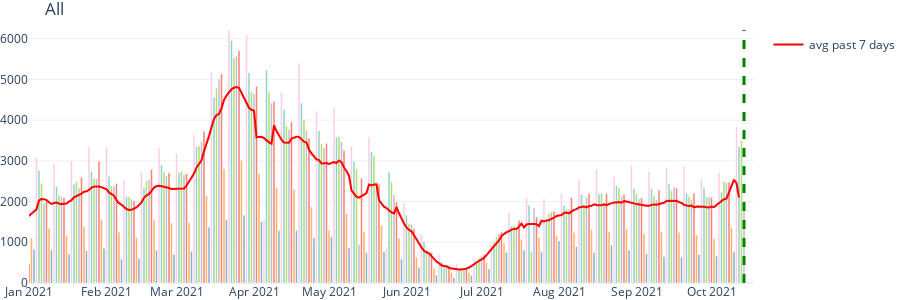
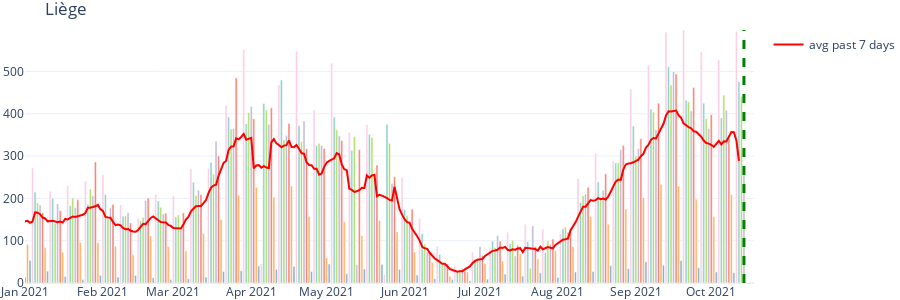
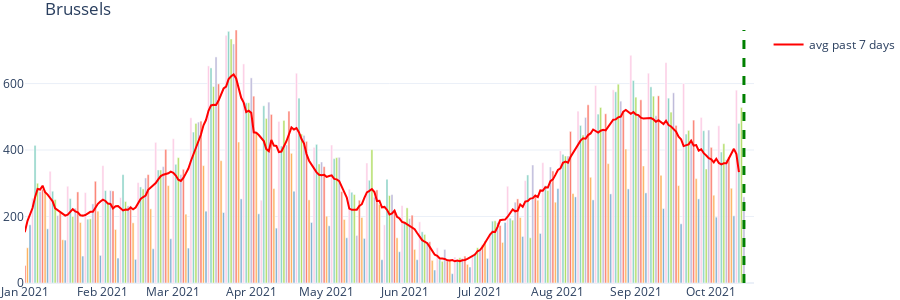
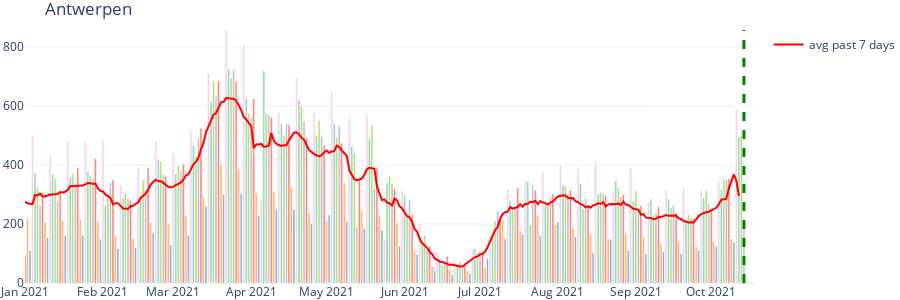

Notebook code for these charts, in order:
### Markdown cell above
# Cases in each province

### Code cell
def cases_prov(prov=None):
    df_cases = df_prov_tot

    if prov is not 'All':
        df_cases = df_cases[df_cases['PROVINCE'] == prov]

    df = df_cases.groupby(['DATE']).agg({'CASES':'sum','TESTS_ALL':'sum','TOTAL_IN': 'sum', 'NEW_OUT': 'sum', 'NEW_IN': 'sum', 'TOTAL_IN_ICU': 'sum'})

    x2 = df.index
    y2 = df.CASES

    df.index = pd.to_datetime(df.index)
    dw = df.index.dayofweek
    colors_map = {0: '#fccde5', 1: '#8dd3c7', 2: '#b3de69', 3: '#bebada', 4: '#fb8072', 5: '#fdb462', 6: '#80b1d3',
                  7: 'lightgrey'}
    colors = [colors_map[i] for i in dw]

    
    fig = go.Figure(data=[
        go.Bar(x=x2, y=y2, name='CASES', legendgroup='group2', showlegend=False, marker_color=colors),
        go.Scatter(x=x2, y=y2.rolling(7,center=True).mean(), showlegend=True, name=gettext('avg past 7 days'),legendgroup='avg 7 days', marker_color="red")
    ])
    
    fig.add_vline(x=(datetime.today()-timedelta(days=4)).strftime('%Y-%m-%d'), line_width=3, line_dash="dash", line_color="green")

    
    
    start = '2021-01-01' 
    fig.update_layout(yaxis_range=[0,max(y2[x2 >=start])])
    fig.update_layout(xaxis_range=[start, (datetime.today()).strftime('%Y-%m-%d')])
    fig.update_layout(template="plotly_white", height=300, margin=dict(l=0, r=0, t=30, b=0),title=prov)

    return fig


def cases_per_provinces():
    prov = ['All','Liège', 'Brussels','Antwerpen','Namur', 'Luxembourg', 'Hainaut' , 'BrabantWallon', 'VlaamsBrabant', 'OostVlaanderen',
        'WestVlaanderen', 'Limburg',]
    n_cols = 2
    n_rows = math.ceil(1.0 * len(prov)/ n_cols)

    idx = 0
    for prov_name in prov:
            fig = cases_prov(prov=prov_name)
            
            fig.show()



cases_per_provinces()

### Figure 1 — Plotly figure (JSON) as saved in the notebook; plotly's stock layout.template omitted (floating-point values rounded to 4 significant figures; data arrays with more than 128 entries replaced by an {"elided": "..."} marker saying what was removed)
{"data": [{"legendgroup": "group2", "marker": {"color": {"elided": "580 str values"}}, "name": "CASES", "showlegend": false, "type": "bar", "x": {"elided": "580 str values"}, "y": {"elided": "580 int values"}}, {"legendgroup": "avg 7 days", "marker": {"color": "red"}, "name": "avg past 7 days", "showlegend": true, "type": "scatter", "x": {"elided": "580 str values"}, "y": {"elided": "580 float values"}}], "layout": {"height": 300, "margin": {"b": 0, "l": 0, "r": 0, "t": 30}, "shapes": [{"line": {"color": "green", "dash": "dash", "width": 3}, "type": "line", "x0": "2021-10-14", "x1": "2021-10-14", "xref": "x", "y0": 0, "y1": 1, "yref": "y domain"}], "title": {"text": "All"}, "xaxis": {"range": ["2021-01-01", "2021-10-18"]}, "yaxis": {"range": [0, 6213]}}}

### Figure 2 — Plotly figure (JSON) as saved in the notebook; plotly's stock layout.template omitted (floating-point values rounded to 4 significant figures; data arrays with more than 128 entries replaced by an {"elided": "..."} marker saying what was removed)
{"data": [{"legendgroup": "group2", "marker": {"color": {"elided": "580 str values"}}, "name": "CASES", "showlegend": false, "type": "bar", "x": {"elided": "580 str values"}, "y": {"elided": "580 int values"}}, {"legendgroup": "avg 7 days", "marker": {"color": "red"}, "name": "avg past 7 days", "showlegend": true, "type": "scatter", "x": {"elided": "580 str values"}, "y": {"elided": "580 float values"}}], "layout": {"height": 300, "margin": {"b": 0, "l": 0, "r": 0, "t": 30}, "shapes": [{"line": {"color": "green", "dash": "dash", "width": 3}, "type": "line", "x0": "2021-10-14", "x1": "2021-10-14", "xref": "x", "y0": 0, "y1": 1, "yref": "y domain"}], "title": {"text": "Liège"}, "xaxis": {"range": ["2021-01-01", "2021-10-18"]}, "yaxis": {"range": [0, 598]}}}

### Figure 3 — Plotly figure (JSON) as saved in the notebook; plotly's stock layout.template omitted (floating-point values rounded to 4 significant figures; data arrays with more than 128 entries replaced by an {"elided": "..."} marker saying what was removed)
{"data": [{"legendgroup": "group2", "marker": {"color": {"elided": "580 str values"}}, "name": "CASES", "showlegend": false, "type": "bar", "x": {"elided": "580 str values"}, "y": {"elided": "580 int values"}}, {"legendgroup": "avg 7 days", "marker": {"color": "red"}, "name": "avg past 7 days", "showlegend": true, "type": "scatter", "x": {"elided": "580 str values"}, "y": {"elided": "580 float values"}}], "layout": {"height": 300, "margin": {"b": 0, "l": 0, "r": 0, "t": 30}, "shapes": [{"line": {"color": "green", "dash": "dash", "width": 3}, "type": "line", "x0": "2021-10-14", "x1": "2021-10-14", "xref": "x", "y0": 0, "y1": 1, "yref": "y domain"}], "title": {"text": "Brussels"}, "xaxis": {"range": ["2021-01-01", "2021-10-18"]}, "yaxis": {"range": [0, 761]}}}

### Figure 4 — Plotly figure (JSON) as saved in the notebook; plotly's stock layout.template omitted (floating-point values rounded to 4 significant figures; data arrays with more than 128 entries replaced by an {"elided": "..."} marker saying what was removed)
{"data": [{"legendgroup": "group2", "marker": {"color": {"elided": "580 str values"}}, "name": "CASES", "showlegend": false, "type": "bar", "x": {"elided": "580 str values"}, "y": {"elided": "580 int values"}}, {"legendgroup": "avg 7 days", "marker": {"color": "red"}, "name": "avg past 7 days", "showlegend": true, "type": "scatter", "x": {"elided": "580 str values"}, "y": {"elided": "580 float values"}}], "layout": {"height": 300, "margin": {"b": 0, "l": 0, "r": 0, "t": 30}, "shapes": [{"line": {"color": "green", "dash": "dash", "width": 3}, "type": "line", "x0": "2021-10-14", "x1": "2021-10-14", "xref": "x", "y0": 0, "y1": 1, "yref": "y domain"}], "title": {"text": "Antwerpen"}, "xaxis": {"range": ["2021-01-01", "2021-10-18"]}, "yaxis": {"range": [0, 857]}}}
